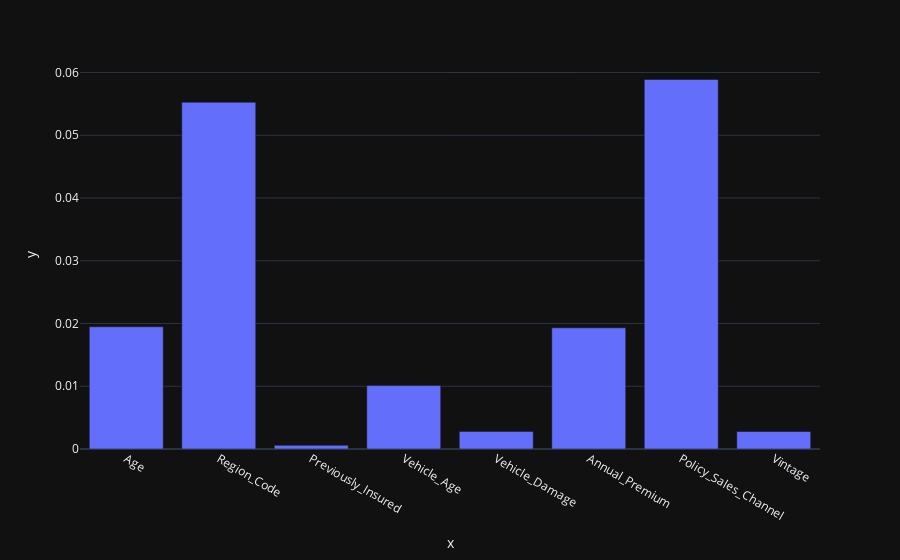

Notebook code for this chart:
### Code cell
fig = px.bar(x = X_up.columns, y =fs.scores_, template = 'plotly_dark')
fig.show()

### Figure 1 — Plotly figure (JSON) as saved in the notebook; plotly's stock layout.template omitted (floating-point values rounded to 4 significant figures)
{"data": [{"alignmentgroup": "True", "hovertemplate": "x=%{x}<br>y=%{y}<extra></extra>", "legendgroup": "", "marker": {"color": "#636efa"}, "name": "", "offsetgroup": "", "orientation": "v", "showlegend": false, "textposition": "auto", "type": "bar", "x": ["Age", "Region_Code", "Previously_Insured", "Vehicle_Age", "Vehicle_Damage", "Annual_Premium", "Policy_Sales_Channel", "Vintage"], "xaxis": "x", "y": [0.01948, 0.05527, 0.000583, 0.01011, 0.002806, 0.01931, 0.0589, 0.002786], "yaxis": "y"}], "layout": {"autosize": true, "barmode": "relative", "legend": {"tracegroupgap": 0}, "margin": {"t": 60}, "xaxis": {"anchor": "y", "autorange": true, "domain": [0, 1], "range": [-0.5, 7.5], "title": {"text": "x"}, "type": "category"}, "yaxis": {"anchor": "x", "autorange": true, "domain": [0, 1], "range": [0, 0.062], "title": {"text": "y"}, "type": "linear"}}}
